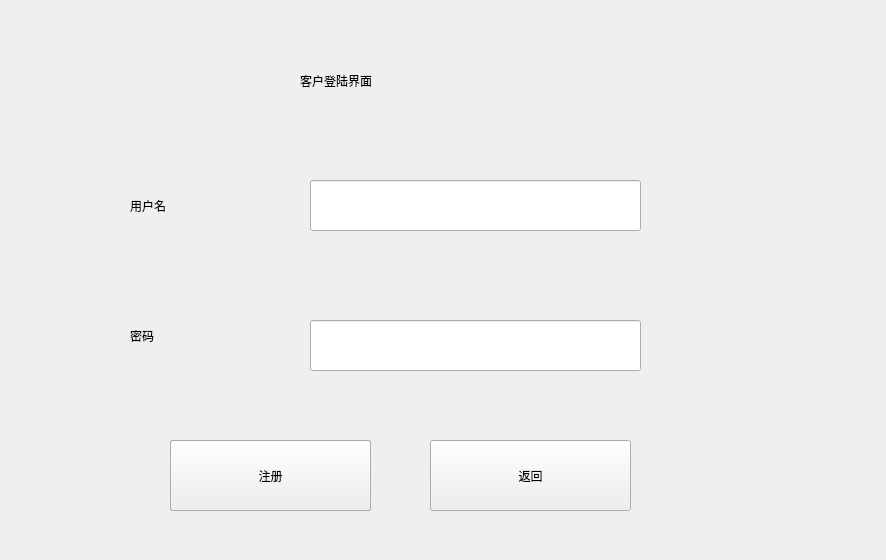
<?xml version="1.0" encoding="UTF-8"?>
<ui version="4.0">
 <class>DialogLogin</class>
 <widget class="QDialog" name="DialogLogin">
  <property name="geometry">
   <rect>
    <x>0</x>
    <y>0</y>
    <width>886</width>
    <height>560</height>
   </rect>
  </property>
  <property name="windowTitle">
   <string>Dialog</string>
  </property>
  <widget class="QLabel" name="label">
   <property name="geometry">
    <rect>
     <x>130</x>
     <y>170</y>
     <width>201</width>
     <height>71</height>
    </rect>
   </property>
   <property name="styleSheet">
    <string notr="true">font: 75 24pt &quot;微软雅黑&quot;;</string>
   </property>
   <property name="text">
    <string>用户名</string>
   </property>
  </widget>
  <widget class="QLabel" name="label_2">
   <property name="geometry">
    <rect>
     <x>130</x>
     <y>300</y>
     <width>201</width>
     <height>71</height>
    </rect>
   </property>
   <property name="styleSheet">
    <string notr="true">font: 75 24pt &quot;微软雅黑&quot;;</string>
   </property>
   <property name="text">
    <string>密码</string>
   </property>
  </widget>
  <widget class="QLineEdit" name="lineEdit">
   <property name="geometry">
    <rect>
     <x>310</x>
     <y>180</y>
     <width>331</width>
     <height>51</height>
    </rect>
   </property>
  </widget>
  <widget class="QLineEdit" name="lineEdit_2">
   <property name="geometry">
    <rect>
     <x>310</x>
     <y>320</y>
     <width>331</width>
     <height>51</height>
    </rect>
   </property>
  </widget>
  <widget class="QLabel" name="label_3">
   <property name="geometry">
    <rect>
     <x>300</x>
     <y>50</y>
     <width>321</width>
     <height>61</height>
    </rect>
   </property>
   <property name="styleSheet">
    <string notr="true">font: 75 24pt &quot;微软雅黑&quot;;</string>
   </property>
   <property name="text">
    <string>客户登陆界面</string>
   </property>
  </widget>
  <widget class="QPushButton" name="pushButton">
   <property name="geometry">
    <rect>
     <x>170</x>
     <y>440</y>
     <width>201</width>
     <height>71</height>
    </rect>
   </property>
   <property name="styleSheet">
    <string notr="true">font: 75 24pt &quot;微软雅黑&quot;;</string>
   </property>
   <property name="text">
    <string>登陆</string>
   </property>
  </widget>
  <widget class="QPushButton" name="pushButton_2">
   <property name="geometry">
    <rect>
     <x>430</x>
     <y>440</y>
     <width>201</width>
     <height>71</height>
    </rect>
   </property>
   <property name="styleSheet">
    <string notr="true">font: 75 24pt &quot;微软雅黑&quot;;</string>
   </property>
   <property name="text">
    <string>返回</string>
   </property>
  </widget>
  <widget class="QPushButton" name="pushButton_3">
   <property name="geometry">
    <rect>
     <x>170</x>
     <y>440</y>
     <width>201</width>
     <height>71</height>
    </rect>
   </property>
   <property name="styleSheet">
    <string notr="true">font: 75 24pt &quot;微软雅黑&quot;;</string>
   </property>
   <property name="text">
    <string>注册</string>
   </property>
  </widget>
 </widget>
 <resources/>
 <connections/>
</ui>
